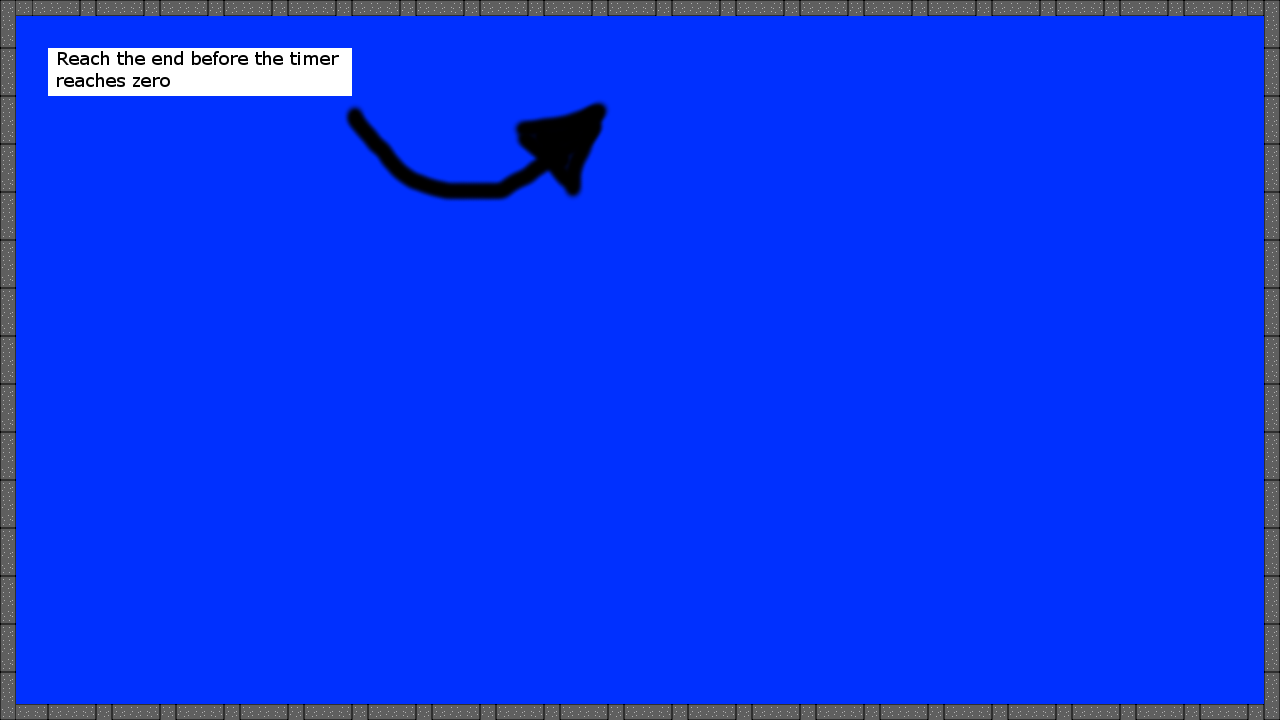

Tiled map render using the project's own tile images. Description and the map definition, with tile-layer contents summarised, below:
An orthogonal 80x45 tile map with 16x16 px tiles, 1 tile layer (Tile Layer 1), 3 tilesets.

<map version="1.0" orientation="orthogonal" renderorder="right-down" width="80" height="45" tilewidth="16" tileheight="16">
 <tileset firstgid="1" name="timer" tilewidth="16" tileheight="16">
  <image source="timer.png" width="320" height="160" />
 </tileset>
 <tileset firstgid="201" name="concrete" tilewidth="16" tileheight="16">
  <image source="concrete.png" width="64" height="64" />
  <tile id="0">
   <properties>
    <property name="behavior" value="1" />
   </properties>
  </tile>
  <tile id="4">
   <properties>
    <property name="behavior" value="1" />
   </properties>
  </tile>
  <tile id="5">
   <properties>
    <property name="behavior" value="1" />
   </properties>
  </tile>
  <tile id="6">
   <properties>
    <property name="behavior" value="1" />
   </properties>
  </tile>
  <tile id="7">
   <properties>
    <property name="behavior" value="1" />
   </properties>
  </tile>
  <tile id="11">
   <properties>
    <property name="behavior" value="1" />
   </properties>
  </tile>
  <tile id="15">
   <properties>
    <property name="behavior" value="1" />
   </properties>
  </tile>
 </tileset>
 <tileset firstgid="217" name="arrow up" tilewidth="16" tileheight="16">
  <image source="arrow up.png" width="320" height="160" />
 </tileset>
 <layer name="Tile Layer 1" width="80" height="45">
  <data>[3600 cells, 3600 non-empty, 236 distinct tile ids]</data>
 </layer>
</map>
